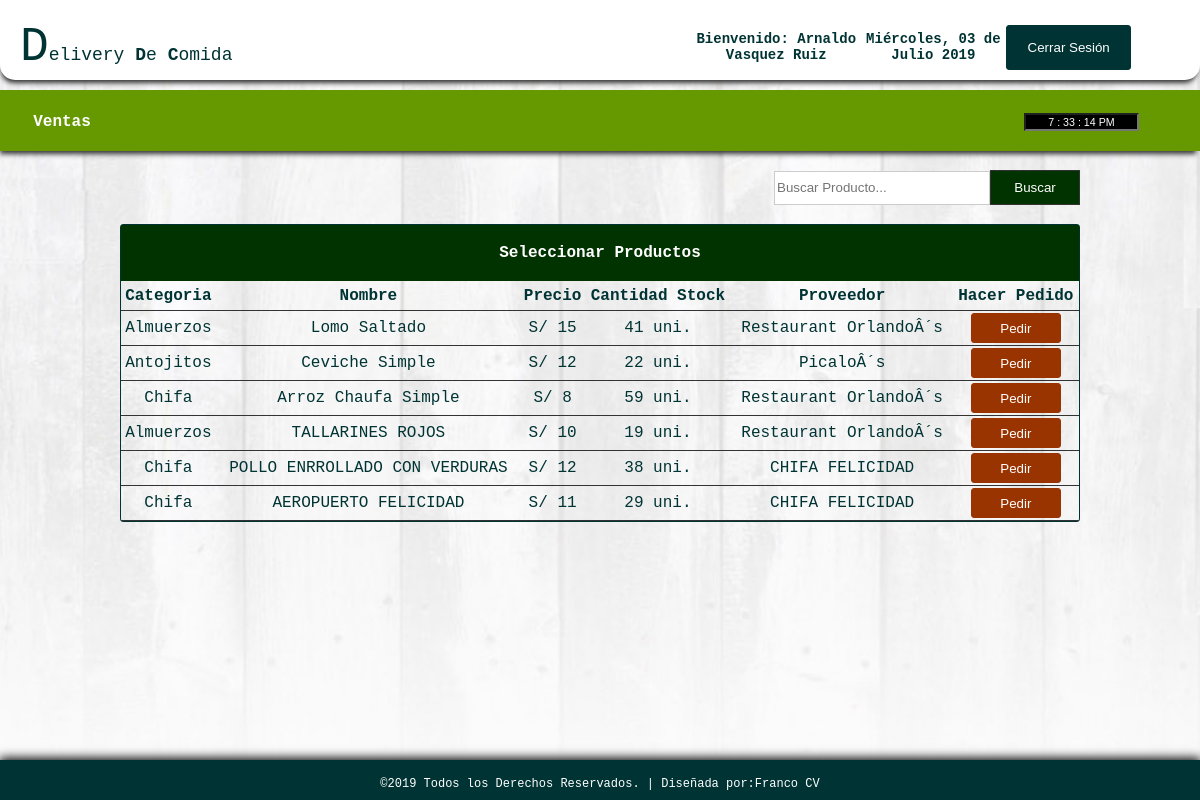
The app's page /sales2.php (signed in) with its own data.
### tables this page shows
CREATE TABLE IF NOT EXISTS `products` (
`id` int(11) NOT NULL,
  `category` varchar(100) NOT NULL,
  `name` varchar(100) NOT NULL,
  `quantity` int(11) NOT NULL,
  `purchase` int(11) NOT NULL,
  `retail` int(11) NOT NULL,
  `supplier` varchar(100) NOT NULL,
  `ext` varchar(5) NOT NULL,
  `detalle` varchar(200) DEFAULT NULL
);

### sales2.php (the view, shortened to what this page needs)
<!DOCTYPE html PUBLIC "-//W3C//DTD XHTML 1.0 Transitional//EN" "http://www.w3.org/TR/xhtml1/DTD/xhtml1-transitional.dtd">
<html xmlns="http://www.w3.org/1999/xhtml">
<head>
</head>
<link rel="stylesheet" type="text/css" href="css/css1.css">
<body onload="mueveReloj()">
<div id="container">
<div id="header">
<table cellspacing="0" width="100%" border="0" cellpadding="20px">
<tr>
	<td width="56%">
    <table width="41%" border="0" cellspacing="0" cellpadding="0">
	 <tr>
       <td width="80%" align="left"> <font size="12px">D</font><span style="font-size: 18px;">elivery <b>D</b>e <b>C</b>omida</span></td>
       </tr>
	  </table></td>
    <td style="font-size:14px;">
      <table width="90%" border="0" cellspacing="0" cellpadding="0">
        <tr>
        	<th scope="col">Bienvenido: <?php echo $_SESSION['name'];?></th>
          	<th scope="col"><?php
			include_once("date1.php");
			?></th>
          	<th scope="col" width="20px"><a href="logout.php">
            <input type="button" id="btnadd" value="Cerrar Sesión" align="middle" />
          	</a></th>
        </tr>
  </table></td>
    </tr>
</table>
</div>
<br><br><br><br><br>
<div id = "headnav">
<table width="100%" border="0" cellpadding="0" cellspacing="0">
<tr>
	<td width="669" height="62">
	<table width="124" border="0" align="left" cellpadding="0" cellspacing="0">
	  <tr>
	    <th width="211" scope="col"><a href="sales1.php">Ventas</a></th>
	    </tr>
	  </table>
      </td>
      <td width="13">
      <table border="0" cellspacing="0" cellpadding="0">
      	<tr>
        	<td align="left" style="color:#FFF">
         <form name="form_reloj">
<input type="text" name="reloj" size="15" style="background-color : Black; color : White; font-family : Verdana, Arial, Helvetica; font-size : 8pt; text-align : center;" onfocus="window.document.form_reloj.reloj.blur()">
</form>
            </td>
        </tr>
      </table>
      </td>
</tr>
</table>
</div>
<br>
<table width="80%" border="0" align="center" cellpadding="0" cellspacing="0">
      <tr>
        <td height="37" align="right">
        <form action="result_sales1.php" method="get" ecntype="multipart/data-form">
        <input type="text" name="query" style="border:1px solid #CCC; color: #333; width:210px; height:30px;" placeholder="Buscar Producto..." /><input type="submit" id="btnsearch" value="Buscar" name="search" />
        </form>
     	</td>
      </tr>
    </table></th>
  <br>
  <tr>
    <td>
    <table border="0" cellpadding="0" cellspacing="0" align="center" width="80%" style="border:1px solid #033; color:#033;">
     <tr>
     <th colspan="7" align="center" height="55px" style="border-bottom:1px solid #030; background: #030; color:#FFF;"> Seleccionar Productos </th>
    </tr>
      <tr height="30px">
        <th style="border-bottom:1px solid #333;"> Categoria </th>
        <th style="border-bottom:1px solid #333;"> Nombre </th>
        <th style="border-bottom:1px solid #333;"> Precio </th>
        <th style="border-bottom:1px solid #333;"> Cantidad Stock </th>
        <th style="border-bottom:1px solid #333;"> Proveedor </th>
        <th style="border-bottom:1px solid #333;"> Hacer Pedido </th>
      </tr>
       <?php
require('config.php');
$query="SELECT * FROM products";
$result=mysqli_query($db_link, $query);
while ($row=mysqli_fetch_array($result)){?>
      <tr align="center" style="height:35px">
      	<td style="border-bottom:1px solid #333;"> <?php echo $row['category']; ?> </td>
        <td style="border-bottom:1px solid #333;"> <?php echo $row['name']; ?> </td>
        <td style="border-bottom:1px solid #333;">S/ <?php echo $row['retail']; ?> </td>
        <td style="border-bottom:1px solid #333;"> <?php echo $row['quantity']; ?> uni. </td>
        <td style="border-bottom:1px solid #333;"> <?php echo $row['supplier']; ?> </td>
        <td style="border-bottom:1px solid #333;">
        <a href="process_sales1.php?id=<?php echo md5($row['id']);?>"><input type="button" value="Pedir" style="width:90px; height:30px; color:#FFF; background: #930; border:1px solid #930; border-radius:3px;"></a>
        </td>
      </tr>
   <?php
}?>
    </table>
  </td>
  </tr>
<br><br><br>
<div id="footer">
<table border="0" cellpadding="15px" align="center"; style="size: 12px; font-family: 'Courier New', Courier, monospace; color: #FFF; font-size: 12px;">
<tr>
	<td>
     &copy;2019 Todos los Derechos Reservados.  |  Diseñada por:<a href="https://www.facebook.com/repp0rt">Franco CV</a>
    </td>
</tr>
</table>
</div>
</div>
</body>
</html>

### css/css1.css (style rules this page uses)
html { font-family: "Courier New", Courier, monospace; color: #033; height:100%; margin:0; padding:0; -webkit-background-size: cover; -moz-background-size: cover; -o-background-size: cover; background-size: cover; }
body { margin:0; font-size:16px; height:100%; margin:0; padding:0; background:url(../images/bgimg.jpg) no-repeat center fixed; -webkit-background-size: cover; -moz-background-size: cover; -o-background-size: cover; background-size: cover; }
#container { height:100px; width: auto; margin:0 auto; }
#header { box-shadow: -1px 5px 5px -2px #333333; position:fixed; width:100%; height:80px; border-radius:0px 0px 15px 15px; background-color:#FFF; }
#footer { clear: both; background: #033; height: 40px; width: 100%; position: fixed; left: 0px; bottom: 0px; text-align: center; box-shadow:0px -1px 10px 1px #000; }
#headnav { box-shadow: -2px 5px 5px -2px #333333; border-top:1px solid #690; padding:0px; clear:both; background: #690; height:60px; width:100%; }
#btnsearch { border:1px solid #333; background: #030; height:35px; width:90px; color: #FFF; font-family:"Lucida Sans Unicode", "Lucida Grande", sans-serif; }
#btnadd { border:1px solid #033; background: #033; border-radius:3px; height:45px; width:125px; color: #FFF; font-family:"Lucida Sans Unicode", "Lucida Grande", sans-serif; }
a:link { color:#FFF; text-decoration: none; }
table { border-radius:3px; text-align: center; }

### records on screen
products: category "Almuerzos", name "Lomo Saltado", retail "15", quantity "41", supplier "Restaurant OrlandoÂ´s"
products: category "Antojitos", name "Ceviche Simple", retail "12", quantity "22", supplier "PicaloÂ´s"
products: category "Chifa", name "Arroz Chaufa Simple", retail "8", quantity "59", supplier "Restaurant OrlandoÂ´s"
products: category "Almuerzos", name "TALLARINES ROJOS", retail "10", quantity "19", supplier "Restaurant OrlandoÂ´s"
products: category "Chifa", name "POLLO ENRROLLADO CON VERDURAS", retail "12", quantity "38", supplier "CHIFA FELICIDAD"
products: category "Chifa", name "AEROPUERTO FELICIDAD", retail "11", quantity "29", supplier "CHIFA FELICIDAD"

### other values on screen
$_SESSION['name'] "Arnaldo Vasquez Ruiz"
$dia "Miércoles"
$mes "Julio"
